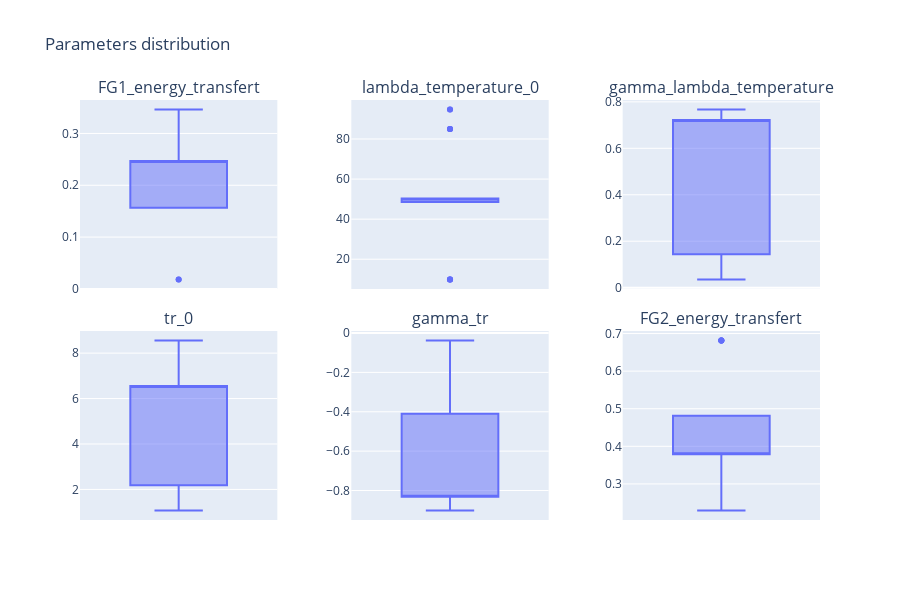

Notebook source saved alongside this figure:
### Code cell
viewer.box_plot(3)

### Figure 1 — Plotly figure (JSON) as saved in the notebook; plotly's stock layout.template omitted (floating-point values rounded to 4 significant figures)
{"data": [{"alignmentgroup": "True", "hovertemplate": "FG1_energy_transfert=%{y}<extra></extra>", "legendgroup": "", "marker": {"color": "#636efa"}, "name": "", "notched": false, "offsetgroup": "", "orientation": "v", "showlegend": false, "type": "box", "x0": " ", "xaxis": "x", "y": [0.3463, 0.3463, 0.3463, 0.1701, 0.1701, 0.01809, 0.01809, 0.2467, 0.2467, 0.2467, 0.2467, 0.2467, 0.2467, 0.2467, 0.1566, 0.1566, 0.1566, 0.2467, 0.1566, 0.1566, 0.3463, 0.3463], "y0": " ", "yaxis": "y"}, {"alignmentgroup": "True", "hovertemplate": "lambda_temperature_0=%{y}<extra></extra>", "legendgroup": "", "marker": {"color": "#636efa"}, "name": "", "notched": false, "offsetgroup": "", "orientation": "v", "showlegend": false, "type": "box", "x0": " ", "xaxis": "x2", "y": [9.852, 9.852, 9.852, 9.852, 85.06, 94.77, 94.77, 50.26, 50.26, 50.26, 50.26, 50.26, 50.26, 50.26, 48.53, 48.53, 48.53, 50.26, 48.53, 48.53, 85.06, 85.06], "y0": " ", "yaxis": "y2"}, {"alignmentgroup": "True", "hovertemplate": "gamma_lambda_temperature=%{y}<extra></extra>", "legendgroup": "", "marker": {"color": "#636efa"}, "name": "", "notched": false, "offsetgroup": "", "orientation": "v", "showlegend": false, "type": "box", "x0": " ", "xaxis": "x3", "y": [0.7672, 0.7672, 0.7672, 0.7672, 0.03503, 0.3152, 0.3152, 0.7223, 0.7223, 0.7223, 0.7223, 0.7223, 0.7223, 0.7223, 0.7223, 0.7223, 0.7223, 0.1436, 0.1436, 0.1436, 0.03503, 0.03503], "y0": " ", "yaxis": "y3"}, {"alignmentgroup": "True", "hovertemplate": "tr_0=%{y}<extra></extra>", "legendgroup": "", "marker": {"color": "#636efa"}, "name": "", "notched": false, "offsetgroup": "", "orientation": "v", "showlegend": false, "type": "box", "x0": " ", "xaxis": "x4", "y": [2.186, 2.186, 6.555, 2.186, 4.451, 1.071, 1.071, 2.186, 6.555, 6.555, 6.555, 6.555, 6.555, 6.555, 6.555, 6.555, 6.555, 8.558, 8.558, 8.558, 4.451, 4.451], "y0": " ", "yaxis": "y4"}, {"alignmentgroup": "True", "hovertemplate": "gamma_tr=%{y}<extra></extra>", "legendgroup": "", "marker": {"color": "#636efa"}, "name": "", "notched": false, "offsetgroup": "", "orientation": "v", "showlegend": false, "type": "box", "x0": " ", "xaxis": "x5", "y": [-0.8344, -0.8344, -0.8311, -0.7828, -0.7828, -0.03777, -0.03777, -0.8344, -0.8311, -0.8311, -0.8311, -0.8311, -0.8311, -0.8311, -0.4103, -0.4103, -0.4103, -0.8311, -0.4103, -0.4103, -0.9017, -0.9017], "y0": " ", "yaxis": "y5"}, {"alignmentgroup": "True", "hovertemplate": "FG2_energy_transfert=%{y}<extra></extra>", "legendgroup": "", "marker": {"color": "#636efa"}, "name": "", "notched": false, "offsetgroup": "", "orientation": "v", "showlegend": false, "type": "box", "x0": " ", "xaxis": "x6", "y": [0.3736, 0.3736, 0.3791, 0.4263, 0.4263, 0.4815, 0.4815, 0.3736, 0.3791, 0.3791, 0.3791, 0.3791, 0.3791, 0.3791, 0.6817, 0.6817, 0.6817, 0.3791, 0.6817, 0.6817, 0.2291, 0.2291], "y0": " ", "yaxis": "y6"}], "layout": {"annotations": [{"font": {"size": 16}, "showarrow": false, "text": "FG1_energy_transfert", "x": 0.1333, "xanchor": "center", "xref": "paper", "y": 1, "yanchor": "bottom", "yref": "paper"}, {"font": {"size": 16}, "showarrow": false, "text": "lambda_temperature_0", "x": 0.5, "xanchor": "center", "xref": "paper", "y": 1, "yanchor": "bottom", "yref": "paper"}, {"font": {"size": 16}, "showarrow": false, "text": "gamma_lambda_temperature", "x": 0.8667, "xanchor": "center", "xref": "paper", "y": 1, "yanchor": "bottom", "yref": "paper"}, {"font": {"size": 16}, "showarrow": false, "text": "tr_0", "x": 0.1333, "xanchor": "center", "xref": "paper", "y": 0.45, "yanchor": "bottom", "yref": "paper"}, {"font": {"size": 16}, "showarrow": false, "text": "gamma_tr", "x": 0.5, "xanchor": "center", "xref": "paper", "y": 0.45, "yanchor": "bottom", "yref": "paper"}, {"font": {"size": 16}, "showarrow": false, "text": "FG2_energy_transfert", "x": 0.8667, "xanchor": "center", "xref": "paper", "y": 0.45, "yanchor": "bottom", "yref": "paper"}], "height": 600, "title": {"text": "Parameters distribution"}, "width": 900, "xaxis": {"anchor": "y", "domain": [0, 0.2667]}, "xaxis2": {"anchor": "y2", "domain": [0.3667, 0.6333]}, "xaxis3": {"anchor": "y3", "domain": [0.7333, 1]}, "xaxis4": {"anchor": "y4", "domain": [0, 0.2667]}, "xaxis5": {"anchor": "y5", "domain": [0.3667, 0.6333]}, "xaxis6": {"anchor": "y6", "domain": [0.7333, 1]}, "yaxis": {"anchor": "x", "domain": [0.55, 1]}, "yaxis2": {"anchor": "x2", "domain": [0.55, 1]}, "yaxis3": {"anchor": "x3", "domain": [0.55, 1]}, "yaxis4": {"anchor": "x4", "domain": [0, 0.45]}, "yaxis5": {"anchor": "x5", "domain": [0, 0.45]}, "yaxis6": {"anchor": "x6", "domain": [0, 0.45]}}}
